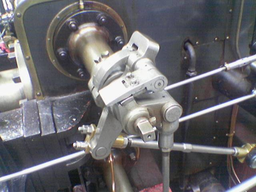
#> input picture sobel.PNG, 256 x 192 px, shrunk from 600 x 450 before the run, found by its file name
$ jupyter execute A1_tdm47_E2.ipynb   (shell and % lines are left out)
#> lines starting #> are read from the running program, lines starting #| are printed output that depends on the picture
# EECS 531 - A1
### Tristan Maidment (tdm47)
### Assignment 1

#### Exercise 2

To solve this exercise, I use the same imports as before.

[cell 1]
import cv2
import math
from matplotlib import pyplot as plt
from matplotlib import patches as patches
import numpy as np

I also use the `convolve` function defined in Exerise 1.

[cell 2]
def convolve(img, kernel):
    kernel = np.flip(np.flip(kernel, 1), 0) #rotate the kernel 180 degrees

    width, height, channels = img.shape
    k_width, k_height = kernel.shape

    k_half_width = math.floor(k_width/2)
    k_half_width_2 = math.ceil(k_width/2)
    k_half_height = math.floor(k_height/2)
    k_half_height_2 = math.ceil(k_height/2)

    ret = np.zeros(img.shape)

    img_pad = np.zeros((width + k_width + 1 , height + k_width + 1, channels))
    img_pad[k_half_width : -k_half_width_2 - 1,
            k_half_height : -k_half_height_2 - 1] = img

    for x in range(width):
        for y in range(height):
            for c in range(channels):
                ret[x, y, c] = np.multiply(kernel, img_pad[x: x + k_width,
                                                            y  : y + k_height,
                                                            c]).sum()
    return ret/ret.max()

I then load the image used for edge detection.  I am using the example image from the Wikipedia Sobel operator page:
https://en.wikipedia.org/wiki/Sobel_operator

[cell 3]
img = cv2.imread('./sobel.png', 1)
#> img is the input picture: shape (192, 256, 3); mean B, G, R 108.9, 104.8, 106.3
if img is not None:
    b,g,r = cv2.split(img)
    img = cv2.merge((r,g,b))
plt.imshow(img)
plt.show()

To see the proper output for Canny edge detection, I ran the built in function in OpenCV.  My goal for the exercise is to implement Canny edge detection from scratch.

[cell 4]
edge = cv2.Canny(img, 100, 200)
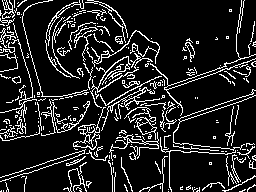
#> edge: shape (192, 256); 13.7% white in thin lines or dots
plt.imshow(edge)
plt.show()

The first step is to apply a Gaussian blur.  I am using the same kernel as defined in Exercise 1.  This step removes noise which improves edge detection.

[cell 5]
gaussian_3 = np.array([[1, 2, 1], [2, 4, 2], [1, 2, 1]])/16
denoised = convolve(img, gaussian_3)
plt.imshow(denoised)
plt.show()

The next step is to apply the Sobel operator in the X direction.  This kernel is approximates the gradient along that axis, and should provides the edge intensity along the X direction.

[cell 6]
sobel_x = np.array([[1, 0, -1], [2, 0, -2], [1, 0, -1]]) * 1/8
g_x = convolve(denoised, sobel_x)
#> in convolve (call 2), `img_pad[k_half_width : -k_half_width_2 - 1, k_half_height : -k_half_he..`:
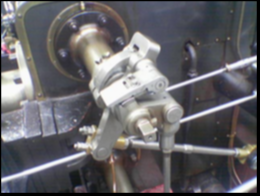
#> img_pad: shape (196, 260, 3) float64; mean R, G, B 0.405, 0.4, 0.415
plt.imshow(np.absolute(g_x)) # can't graph negative values since RGB specification is float from 0-1
plt.show()

The next step is to apply the Sobel operator in the Y direction.  Similarly to the previous step, this approximates the intensity of the angles along the Y axis.

It's interesting to note that the Sobel operator matrix sums to 0, lowering the intensity of every channel.  That is why the output image appears to be black.

The value of the angles can be negative at this point.  Since pyplot only supports floats from the range `0. - 1.`, I graph the absolute value of the plot.

[cell 7]
sobel_y = np.array([[1, 2, 1], [0, 0, 0], [-1, -2, -1]]) * 1/8
g_y = convolve(denoised, sobel_y)
#> after the loop in convolve (call 3), `for x in range(width):`:
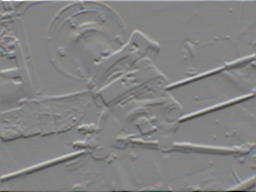
#> ret: shape (192, 256, 3) float64; mean R, G, B -9.41e-06, -8.84e-05, -6.86e-05; drawn with min black and max white
plt.imshow(np.absolute(g_y))
plt.show()

The next step is to find the angle and intensity of the overall gradient.  In order to determine the angle of the gradient at every point, we run an element-wise arctan on the two gradients.  This provides the angle at which the edge occurs.

In addition, we can calculate the intensity of the gradient by taking the square root of the sum of the squared X and Y gradients.

[cell 8]
g = np.sqrt(np.power(g_x, 2) + np.power(g_y, 2))
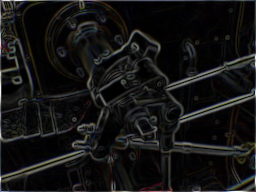
#> g: shape (192, 256, 3) float64; mean R, G, B 0.0877, 0.0864, 0.0856; drawn with min black and max white
angle = np.arctan2(g_y, g_x)
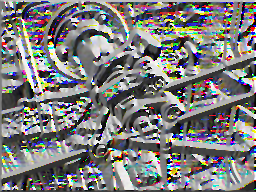
#> angle: shape (192, 256, 3) float64; mean R, G, B -0.063, -0.0785, -0.0758; drawn with min black and max white

We know can see the intensity of the gradients in both directions.  It clearly outlines the edges of the image.

[cell 9]
plt.imshow(g/g.max())
plt.show()
# sobel operator output

In addition, we can somewhat see the angle of the edges by normalizing the angles between `0. - 1.`.  This should provide a limited visual representation of the gradient angles.

[cell 10]
plt.imshow(np.absolute(angle/angle.max()))
plt.show()
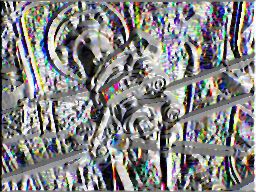
#> shown: shape (192, 256, 3) float64; mean R, G, B 0.517, 0.518, 0.519

Next, I want to see the range of angles that we have to consider.  To do so, I plot a histogram of the gradient angles (of the red spectrum only, but it should give a representation of the overall picture).  We can see that the angles range from _-pi_ to _+pi_.

[cell 11]
plt.hist(angle[:,:,0])
plt.show()
#> figure, not shown here; tallest bar 99 high, from x = -0.565 to -0.564; tallest bar 80 high, from x = -0.564 to -0.562; tallest bar 36 high, from x = 1.32 to 1.33

We can simplify the classification processes by recognizing that all negative angles correspond with angles on the positive side.  To do so, I shift all the angles by _pi_ degrees, and take the modulus of the result.  This should provide angles from _0_ to _+pi_ degrees without loss of information.

[cell 12]
angle = np.mod((angle + np.pi), np.pi) #convert to 180 degrees
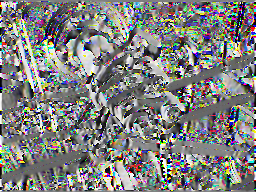
#> angle: shape (192, 256, 3) float64; mean R, G, B 1.58, 1.59, 1.57; drawn with min black and max white
plt.hist(angle[:,:,0])
plt.show()
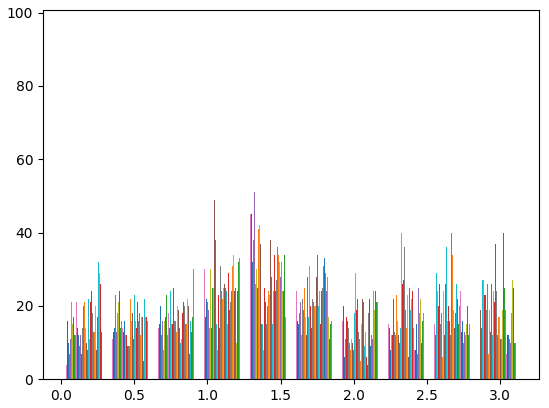
#> figure drawn by matplotlib, 1 panel; tallest bar 96 high, from x = 2.86 to 2.86; tallest bar 41 high, from x = 2.86 to 2.86; tallest bar 46 high, from x = 1.29 to 1.29

The next step is called "Non-Maximal Suppression". The idea behind this step is to ensure that only local maximums of the gradient are kept.  This should reflect the true location of the edge and removes extraneous information.  We execute this idea by selecting every point and looking at the angle of the gradient.  The edge is normal to the angle, so we select points accordingly.  By comparing the intensities of each point, we can determine if the edge is maximal or not.

The numbers in this function are the radian equavalents to 22.5, 157.5, 67.5, and 112.5 degrees.  These angles are the edges of the 45, 90, and 135 quadrants, and are used as classifiers for which pixels to be comparing.

[cell 13]
def non_max_supp(gradient, angles):
    ret = np.zeros_like(gradient)

    width, height, channels = img.shape
#> width = 192; height = 256; channels = 3

    for x in range(1,width-1):
        for y in range(1,height-1):
            for c in range(channels):
                theta = angles[x, y, c]
                intensity = gradient[x, y, c]
                # in RADIANS
                if theta >= 2.7488936 or theta < 0.3926991:
                    #check left and right
                    intensity = supp_val(intensity, gradient[x + 1, y, c], gradient[x - 1, y, c])
                elif theta >= 0.3926991 and theta < 1.178097:
                    #check top right and bottom left
                    intensity = supp_val(intensity, gradient[x + 1, y + 1, c], gradient[x - 1, y - 1, c])
                elif theta >= 1.178097 and theta < 1.9634954:
                    #check top and bottom
                    intensity = supp_val(intensity, gradient[x, y + 1, c], gradient[x, y - 1, c])
                elif theta >= 1.9634954 and theta < 2.7488936:
                    #check top left and bottom right
                    intensity = supp_val(intensity, gradient[x + 1, y - 1, c], gradient[x - 1, y + 1, c])
                ret[x, y, c] = intensity
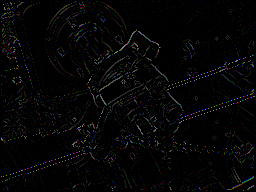
#> ret: shape (192, 256, 3) float64; mean R, G, B 0.0195, 0.0192, 0.0191
    return ret

# returns the correct value for suppressed pixel
# if A is a local maximum, the value is returned, otherwise it is removed.
def supp_val(A, B, C):
    if A > B and A > C:
        return A
    return 0.

After running this function, we can see that a decent amount of non-edge boundaries were removed.  Unfortunately, due to the decrease in active pixels, the image is visibly darker.

[cell 14]
angle_supp = non_max_supp(g, angle)
plt.imshow(angle_supp/angle_supp.max())
plt.show()
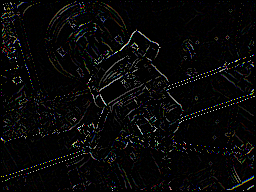
#> shown: shape (192, 256, 3) float64; mean R, G, B 0.0308, 0.0304, 0.0301

The next step is to apply `hysterisis` on the image, which takes two thresholds.  These two thresholds are defined when running the built in Canny function.  To explain simply, the first threshold defines value required to be automatically kept in the final image.  The second threshold is the limit required for pixels adjacent to a pixel being kept in the image, including pixels that are kept above this second threshold.  This is to define continuous edges that don't have gaps in between them.

[cell 15]
def hysterisis(supp, t1, t2):
#> called with t1 = 3, t2 = 1.57
    ret = np.zeros_like(supp)

    width, height, channels = supp.shape
#> width = 192; height = 256; channels = 3

    for x in range(1,width-1):
        for y in range(1,height-1):
            for c in range(channels):
                theta = supp[x, y, c]
                if theta < t2:
                    ret[x, y, c] = theta
    return ret
